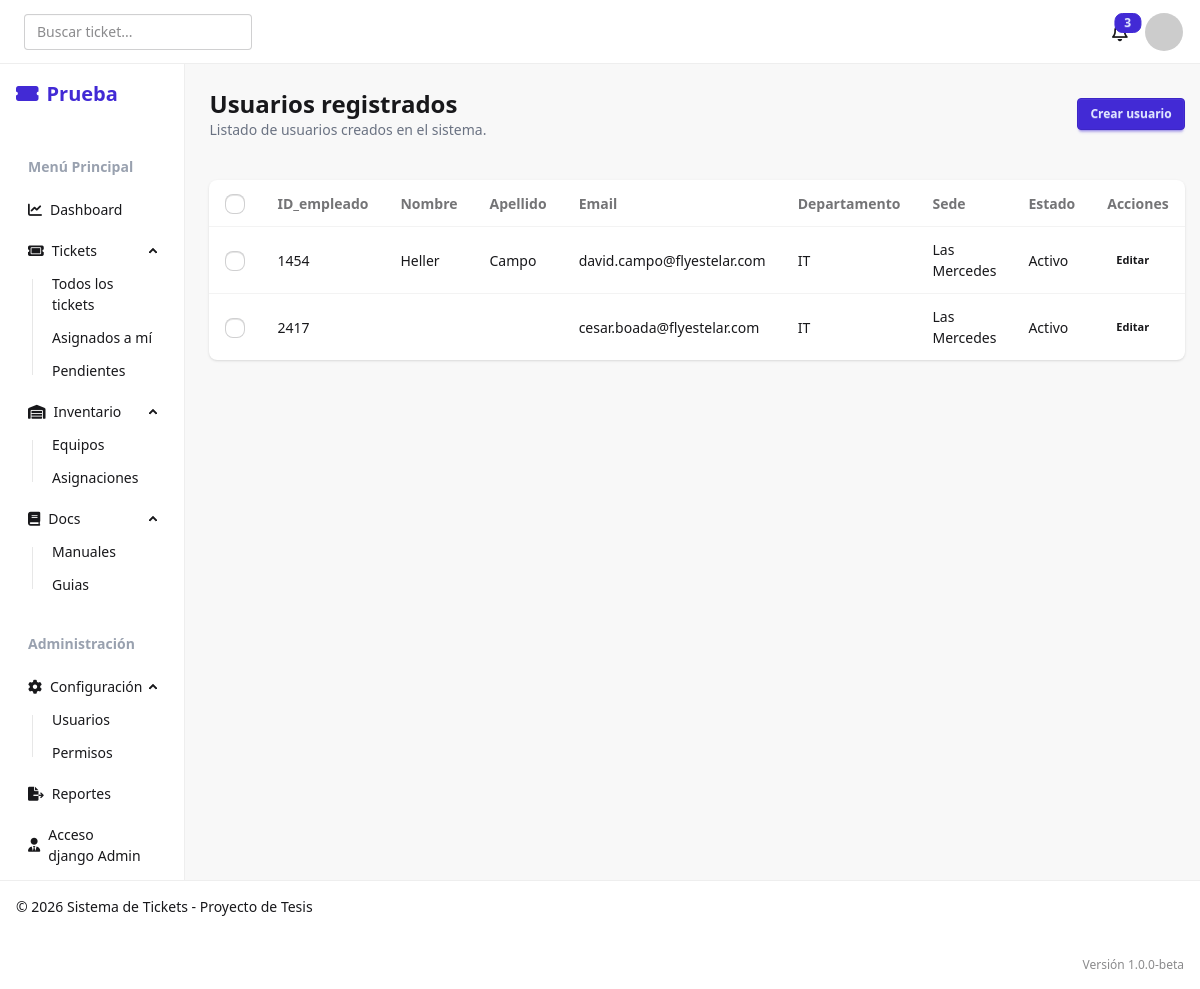
/users/view/, run on an earlier commit of the app's database.
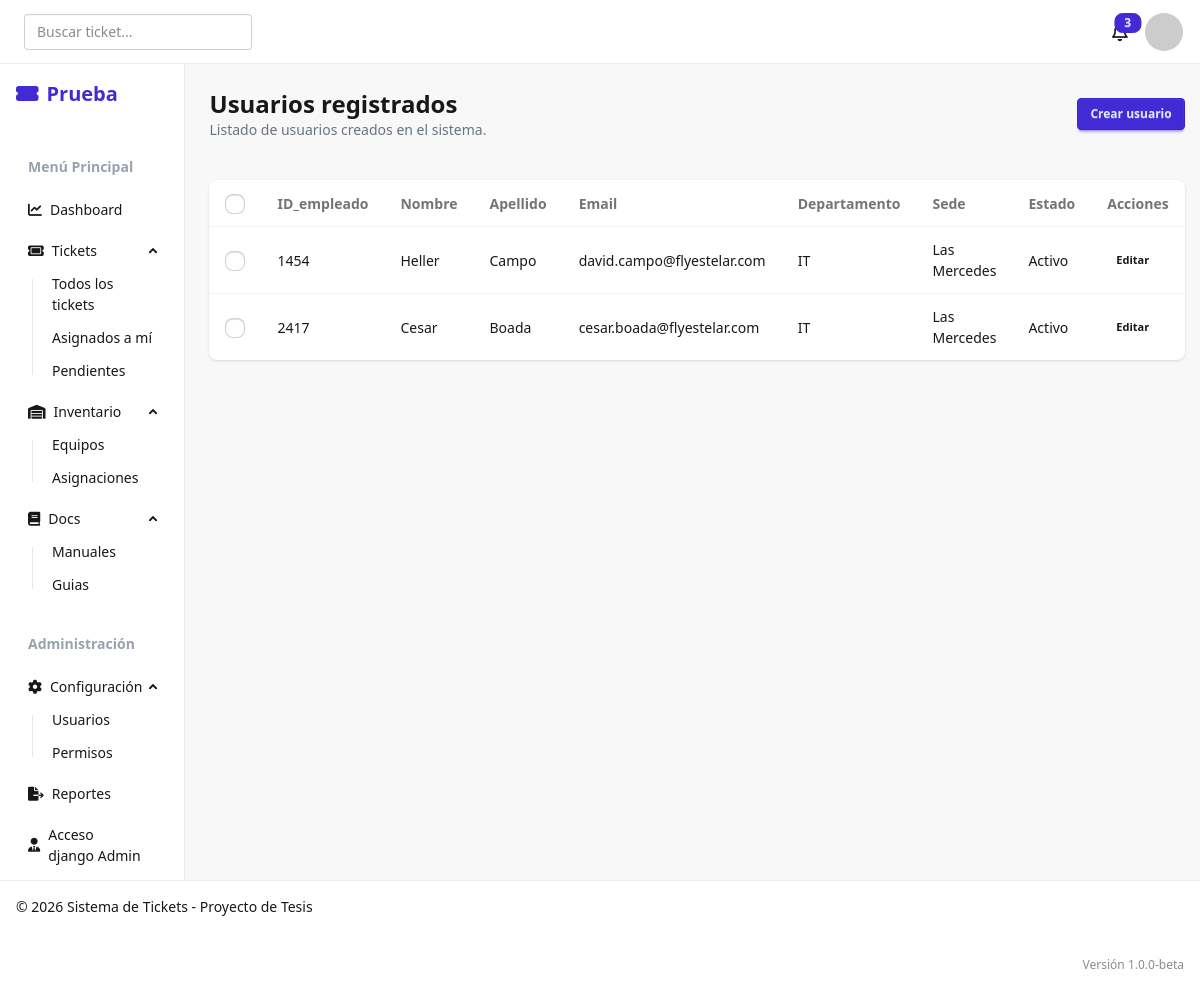
And on a later commit of the database.
### users/models.py (models this page shows, shortened)
class usuario(AbstractUser):
    validador_empleado = RegexValidator(
        regex=r'^\d{4}',
        message="el numero de empleado debe tener 4 digitos"
    )
    ID_empleado = models.CharField(
        max_length=4,
        unique=True,
        validators=[validador_empleado],
        help_text="ID de empleado de 4 digitos",
        default="0000"
    )
    USERNAME_FIELD = 'ID_empleado'
    departamento = models.ForeignKey(
        'departamento',
        on_delete=models.SET_NULL,
        null=True,
        related_name='usuarios'
        )
    sede = models.ForeignKey(
        'sede',
        on_delete=models.SET_NULL,
        null=True,
        related_name='usuarios'
        )
    REQUIRED_FIELDS = ['username', 'email']

class departamento(models.Model):
    nombre = models.CharField(max_length=50, unique=True)
    def __str__(self):
        return self.nombre
    class Meta:
        verbose_name_plural = "departamentos"

class sede(models.Model):
    codigo = models.CharField(
        max_length=3,
        unique=True,
        help_text="Codigo de sede de 3 caracteres")
    nombre = models.CharField(
        max_length=50,
        unique=True)
    departamentos = models.ManyToManyField(
        departamento,
        related_name='sedes',
        help_text="Departamentos en esta sede"
        )
    def __str__(self):
        return self.nombre

### users/views.py (the view)
# urls.py: path('view/', views.user_view, name='user_view'),
def user_view(request):
    user_model = get_user_model()
    usuarios = user_model.objects.select_related('departamento', 'sede').filter(is_active=True).order_by('ID_empleado')
    return render(request, 'user_view.html', {'usuarios': usuarios})

### users/templates/user_view.html (shortened to what this page needs)
{% extends 'base.html' %}
{% block content %}
<div class="space-y-6">
    <div class="flex flex-col gap-4 sm:flex-row sm:items-center sm:justify-between">
        <div>
            <h1 class="text-2xl font-bold">Usuarios registrados</h1>
            <p class="text-sm text-gray-500">Listado de usuarios creados en el sistema.</p>
        </div>
        <a href="{% url 'user_create' %}" class="btn btn-primary btn-sm">Crear usuario</a>
    </div>
    <form method="post" id="users-form" action="{% url 'user_delete' %}" class="space-y-4">
        <div class="overflow-x-auto bg-base-100 rounded-lg shadow">
            <table class="table w-full">
                <thead>
                    <tr>
                        <th>
                            <input type="checkbox" id="select-all" class="checkbox checkbox-sm" />
                        </th>
                        <th>ID_empleado</th>
                        <th>Nombre</th>
                        <th>Apellido</th>
                        <th>Email</th>
                        <th>Departamento</th>
                        <th>Sede</th>
                        <th>Estado</th>
                        <th>Acciones</th>
                    </tr>
                </thead>
                <tbody>
                    {% for usuario in usuarios %}
                        <tr>
                            <td>
                                <input
                                    type="checkbox"
                                    name="usuarios_seleccionados"
                                    value="{{ usuario.id }}"
                                    class="checkbox checkbox-sm row-checkbox"
                                />
                            </td>
                            <td>{{ usuario.ID_empleado }}</td>
                            <td>{{ usuario.first_name }}</td>
                            <td>{{ usuario.last_name }}</td>
                            <td>{{ usuario.email }}</td>
                            <td>{{ usuario.departamento }}</td>
                            <td>{{ usuario.sede }}</td>
                            <td>{{ usuario.is_active|yesno:"Activo,Inactivo"}}</td>
                            <td>
                                <a href="{% url 'user_edit' usuario.id %}" class="btn btn-ghost btn-xs">Editar</a>
                            </td>
                        </tr>
                    {% empty %}
                        <tr>
                            <td colspan="8" class="text-center text-gray-500 py-6">No hay usuarios registrados.</td>
                        </tr>
                    {% endfor %}
                </tbody>
            </table>
        </div>
    </form>
</div>
{% endblock %}

What changed in the data, as far as the page shows it:
changed usuario "cesar.boada@flyestelar.com": first_name (not shown) → "Cesar"; last_name (not shown) → "Boada"
